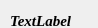
    <widget class="QWidget" name="page_5">
     <property name="geometry">
      <rect>
       <x>0</x>
       <y>0</y>
       <width>98</width>
       <height>28</height>
      </rect>
     </property>
     <attribute name="label">
      <string>Полуфиналы</string>
     </attribute>
     <widget class="QGroupBox" name="groupBox_filter_group_semifinal">
      <property name="geometry">
       <rect>
        <x>4</x>
        <y>120</y>
        <width>231</width>
        <height>231</height>
       </rect>
      </property>
      <property name="font">
       <font>
        <pointsize>12</pointsize>
        <weight>50</weight>
        <bold>false</bold>
       </font>
      </property>
      <property name="title">
       <string>Фильтр</string>
      </property>
      <layout class="QVBoxLayout" name="verticalLayout_44">
       <property name="spacing">
        <number>1</number>
       </property>
       <property name="leftMargin">
        <number>4</number>
       </property>
       <property name="topMargin">
        <number>4</number>
       </property>
       <property name="rightMargin">
        <number>4</number>
       </property>
       <property name="bottomMargin">
        <number>4</number>
       </property>
       <item>
        <layout class="QVBoxLayout" name="verticalLayout_2">
         <property name="spacing">
          <number>1</number>
         </property>
         <item>
          <layout class="QVBoxLayout" name="verticalLayout_14">
           <property name="spacing">
            <number>1</number>
           </property>
           <item>
            <widget class="QLabel" name="label_34">
             <property name="font">
              <font>
               <family>Courier New</family>
               <pointsize>12</pointsize>
               <italic>true</italic>
              </font>
             </property>
             <property name="text">
              <string>по полуфиналам</string>
             </property>
            </widget>
           </item>
           <item>
            <widget class="QComboBox" name="comboBox_filter_semifinal"/>
           </item>
           <item>
            <widget class="QLabel" name="label_15">
             <property name="font">
              <font>
               <family>Courier New</family>
               <pointsize>12</pointsize>
               <italic>true</italic>
              </font>
             </property>
             <property name="text">
              <string>по группам</string>
             </property>
            </widget>
           </item>
           <item>
            <widget class="QComboBox" name="comboBox_filter_group_sf">
             <property name="editable">
              <bool>true</bool>
             </property>
            </widget>
           </item>
           <item>
            <widget class="QLabel" name="label_29">
             <property name="font">
              <font>
               <family>Courier New</family>
               <pointsize>12</pointsize>
               <italic>true</italic>
              </font>
             </property>
             <property name="text">
              <string>по результатам</string>
             </property>
            </widget>
           </item>
           <item>
            <widget class="QComboBox" name="comboBox_filter_played_sf"/>
           </item>
           <item>
            <widget class="QLabel" name="label_32">
             <property name="font">
              <font>
               <family>Courier New</family>
               <pointsize>12</pointsize>
               <italic>true</italic>
              </font>
             </property>
             <property name="text">
              <string>по игроку</string>
             </property>
            </widget>
           </item>
           <item>
            <widget class="QComboBox" name="comboBox_find_name_sf">
             <property name="font">
              <font>
               <pointsize>12</pointsize>
              </font>
             </property>
             <property name="editable">
              <bool>true</bool>
             </property>
            </widget>
           </item>
          </layout>
         </item>
         <item>
          <layout class="QHBoxLayout" name="horizontalLayout_2">
           <property name="spacing">
            <number>1</number>
           </property>
           <item>
            <widget class="QPushButton" name="Button_filter_sf">
             <property name="font">
              <font>
               <family>Courier New</family>
               <pointsize>12</pointsize>
               <weight>75</weight>
               <bold>true</bold>
              </font>
             </property>
             <property name="text">
              <string>Применить</string>
             </property>
            </widget>
           </item>
           <item>
            <widget class="QPushButton" name="Button_reset_filter_sf">
             <property name="font">
              <font>
               <family>Courier New</family>
               <pointsize>12</pointsize>
               <weight>75</weight>
               <bold>true</bold>
              </font>
             </property>
             <property name="text">
              <string>Сброс</string>
             </property>
            </widget>
           </item>
          </layout>
         </item>
        </layout>
       </item>
      </layout>
     </widget>
     <widget class="QLabel" name="label_17">
      <property name="geometry">
       <rect>
        <x>10</x>
        <y>0</y>
        <width>211</width>
        <height>41</height>
       </rect>
      </property>
      <property name="font">
       <font>
        <family>Times New Roman</family>
        <pointsize>11</pointsize>
        <weight>75</weight>
        <italic>true</italic>
        <bold>true</bold>
       </font>
      </property>
      <property name="text">
       <string>TextLabel</string>
      </property>
     </widget>
     <widget class="QCheckBox" name="checkBox_14">
      <property name="geometry">
       <rect>
        <x>130</x>
        <y>58</y>
        <width>101</width>
        <height>41</height>
       </rect>
      </property>
      <property name="font">
       <font>
        <family>Times New Roman</family>
        <pointsize>12</pointsize>
        <weight>75</weight>
        <italic>true</italic>
        <bold>true</bold>
       </font>
      </property>
      <property name="layoutDirection">
       <enum>Qt::LeftToRight</enum>
      </property>
      <property name="text">
       <string>Счет 
в партиях</string>
      </property>
      <property name="checkable">
       <bool>true</bool>
      </property>
      <property name="checked">
       <bool>false</bool>
      </property>
     </widget>
     <widget class="QGroupBox" name="groupBox_kolvo_vstrech_pf">
      <property name="geometry">
       <rect>
        <x>9</x>
        <y>47</y>
        <width>111</width>
        <height>55</height>
       </rect>
      </property>
      <property name="font">
       <font>
        <pointsize>12</pointsize>
        <weight>75</weight>
        <bold>true</bold>
       </font>
      </property>
      <property name="title">
       <string>Матч из:</string>
      </property>
      <property name="flat">
       <bool>false</bool>
      </property>
      <property name="checkable">
       <bool>false</bool>
      </property>
      <widget class="QRadioButton" name="radioButton_match_9">
       <property name="geometry">
        <rect>
         <x>6</x>
         <y>22</y>
         <width>34</width>
         <height>20</height>
        </rect>
       </property>
       <property name="text">
        <string>3</string>
       </property>
      </widget>
      <widget class="QRadioButton" name="radioButton_match_10">
       <property name="geometry">
        <rect>
         <x>39</x>
         <y>22</y>
         <width>34</width>
         <height>20</height>
        </rect>
       </property>
       <property name="text">
        <string>5</string>
       </property>
      </widget>
      <widget class="QRadioButton" name="radioButton_match_11">
       <property name="geometry">
        <rect>
         <x>72</x>
         <y>22</y>
         <width>33</width>
         <height>20</height>
        </rect>
       </property>
       <property name="text">
        <string>7</string>
       </property>
      </widget>
     </widget>
    </widget>
